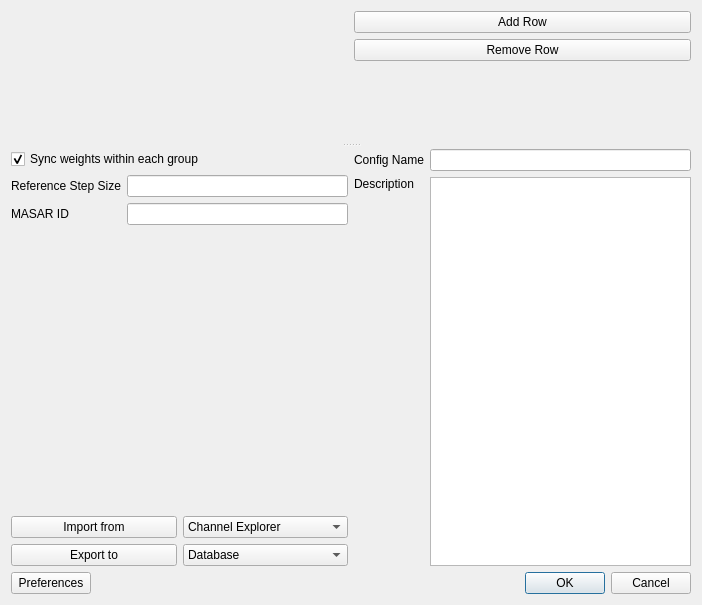
<?xml version="1.0" encoding="UTF-8"?>
<ui version="4.0">
 <class>Dialog</class>
 <widget class="QDialog" name="Dialog">
  <property name="geometry">
   <rect>
    <x>0</x>
    <y>0</y>
    <width>702</width>
    <height>605</height>
   </rect>
  </property>
  <property name="windowTitle">
   <string>Setup Dialog for Tinker Configuration</string>
  </property>
  <layout class="QVBoxLayout" name="verticalLayout_6">
   <item>
    <widget class="QSplitter" name="splitter">
     <property name="orientation">
      <enum>Qt::Vertical</enum>
     </property>
     <property name="handleWidth">
      <number>9</number>
     </property>
     <widget class="QWidget" name="layoutWidget">
      <layout class="QGridLayout" name="gridLayout_configDBView">
       <item row="0" column="0" rowspan="2">
        <widget class="QWidget" name="widget_configDBView" native="true">
         <layout class="QGridLayout" name="gridLayout_5">
          <item row="0" column="0">
           <layout class="QVBoxLayout" name="verticalLayout_2"/>
          </item>
         </layout>
        </widget>
       </item>
       <item row="0" column="1">
        <layout class="QVBoxLayout" name="verticalLayout_5">
         <item>
          <widget class="QPushButton" name="pushButton_addRow">
           <property name="text">
            <string>Add Row</string>
           </property>
          </widget>
         </item>
         <item>
          <widget class="QPushButton" name="pushButton_removeRow">
           <property name="text">
            <string>Remove Row</string>
           </property>
          </widget>
         </item>
        </layout>
       </item>
       <item row="1" column="1">
        <spacer name="verticalSpacer_2">
         <property name="orientation">
          <enum>Qt::Vertical</enum>
         </property>
         <property name="sizeHint" stdset="0">
          <size>
           <width>20</width>
           <height>18</height>
          </size>
         </property>
        </spacer>
       </item>
      </layout>
     </widget>
     <widget class="QWidget" name="layoutWidget">
      <layout class="QGridLayout" name="gridLayout_7">
       <item row="0" column="0">
        <layout class="QGridLayout" name="gridLayout_4">
         <item row="0" column="0" colspan="2">
          <widget class="QCheckBox" name="checkBox_synced_group_weight">
           <property name="text">
            <string>Sync weights within each group</string>
           </property>
           <property name="checked">
            <bool>true</bool>
           </property>
          </widget>
         </item>
         <item row="1" column="0">
          <widget class="QLabel" name="label_3">
           <property name="text">
            <string>Reference Step Size</string>
           </property>
          </widget>
         </item>
         <item row="1" column="1">
          <widget class="QLineEdit" name="lineEdit_ref_step_size"/>
         </item>
         <item row="2" column="0">
          <widget class="QLabel" name="label_4">
           <property name="text">
            <string>MASAR ID</string>
           </property>
          </widget>
         </item>
         <item row="2" column="1">
          <widget class="QLineEdit" name="lineEdit_masar_id"/>
         </item>
        </layout>
       </item>
       <item row="0" column="1" rowspan="3">
        <layout class="QGridLayout" name="gridLayout_3">
         <item row="0" column="0">
          <widget class="QLabel" name="label">
           <property name="text">
            <string>Config Name</string>
           </property>
          </widget>
         </item>
         <item row="0" column="1">
          <widget class="QLineEdit" name="lineEdit_config_name"/>
         </item>
         <item row="1" column="0">
          <layout class="QVBoxLayout" name="verticalLayout">
           <item>
            <widget class="QLabel" name="label_2">
             <property name="text">
              <string>Description</string>
             </property>
            </widget>
           </item>
           <item>
            <spacer name="verticalSpacer">
             <property name="orientation">
              <enum>Qt::Vertical</enum>
             </property>
             <property name="sizeHint" stdset="0">
              <size>
               <width>20</width>
               <height>40</height>
              </size>
             </property>
            </spacer>
           </item>
          </layout>
         </item>
         <item row="1" column="1">
          <widget class="QTextEdit" name="textEdit"/>
         </item>
        </layout>
       </item>
       <item row="1" column="0">
        <spacer name="verticalSpacer_3">
         <property name="orientation">
          <enum>Qt::Vertical</enum>
         </property>
         <property name="sizeHint" stdset="0">
          <size>
           <width>20</width>
           <height>40</height>
          </size>
         </property>
        </spacer>
       </item>
       <item row="2" column="0">
        <layout class="QHBoxLayout" name="horizontalLayout_4">
         <item>
          <layout class="QVBoxLayout" name="verticalLayout_4">
           <item>
            <widget class="QPushButton" name="pushButton_import">
             <property name="text">
              <string>Import from</string>
             </property>
            </widget>
           </item>
           <item>
            <widget class="QPushButton" name="pushButton_export">
             <property name="text">
              <string>Export to</string>
             </property>
            </widget>
           </item>
          </layout>
         </item>
         <item>
          <layout class="QVBoxLayout" name="verticalLayout_3">
           <item>
            <widget class="QComboBox" name="comboBox_import">
             <property name="minimumSize">
              <size>
               <width>115</width>
               <height>0</height>
              </size>
             </property>
             <item>
              <property name="text">
               <string>Channel Explorer</string>
              </property>
             </item>
             <item>
              <property name="text">
               <string>Database</string>
              </property>
             </item>
             <item>
              <property name="text">
               <string>Loaded Snapshot</string>
              </property>
             </item>
             <item>
              <property name="text">
               <string>HDF5 File</string>
              </property>
             </item>
             <item>
              <property name="text">
               <string>JSON File</string>
              </property>
             </item>
             <item>
              <property name="text">
               <string>Text File</string>
              </property>
             </item>
            </widget>
           </item>
           <item>
            <widget class="QComboBox" name="comboBox_export">
             <property name="minimumSize">
              <size>
               <width>115</width>
               <height>0</height>
              </size>
             </property>
             <item>
              <property name="text">
               <string>Database</string>
              </property>
             </item>
             <item>
              <property name="text">
               <string>HDF5 File</string>
              </property>
             </item>
             <item>
              <property name="text">
               <string>JSON File</string>
              </property>
             </item>
             <item>
              <property name="text">
               <string>Text File</string>
              </property>
             </item>
            </widget>
           </item>
          </layout>
         </item>
        </layout>
       </item>
      </layout>
     </widget>
    </widget>
   </item>
   <item>
    <layout class="QHBoxLayout" name="horizontalLayout_2">
     <item>
      <widget class="QPushButton" name="pushButton_preferences">
       <property name="text">
        <string>Preferences</string>
       </property>
      </widget>
     </item>
     <item>
      <spacer name="horizontalSpacer">
       <property name="orientation">
        <enum>Qt::Horizontal</enum>
       </property>
       <property name="sizeHint" stdset="0">
        <size>
         <width>40</width>
         <height>20</height>
        </size>
       </property>
      </spacer>
     </item>
     <item>
      <widget class="QDialogButtonBox" name="buttonBox">
       <property name="orientation">
        <enum>Qt::Horizontal</enum>
       </property>
       <property name="standardButtons">
        <set>QDialogButtonBox::Cancel|QDialogButtonBox::Ok</set>
       </property>
      </widget>
     </item>
    </layout>
   </item>
  </layout>
 </widget>
 <resources/>
 <connections>
  <connection>
   <sender>buttonBox</sender>
   <signal>accepted()</signal>
   <receiver>Dialog</receiver>
   <slot>accept()</slot>
   <hints>
    <hint type="sourcelabel">
     <x>248</x>
     <y>254</y>
    </hint>
    <hint type="destinationlabel">
     <x>157</x>
     <y>274</y>
    </hint>
   </hints>
  </connection>
  <connection>
   <sender>buttonBox</sender>
   <signal>rejected()</signal>
   <receiver>Dialog</receiver>
   <slot>reject()</slot>
   <hints>
    <hint type="sourcelabel">
     <x>316</x>
     <y>260</y>
    </hint>
    <hint type="destinationlabel">
     <x>286</x>
     <y>274</y>
    </hint>
   </hints>
  </connection>
 </connections>
</ui>
